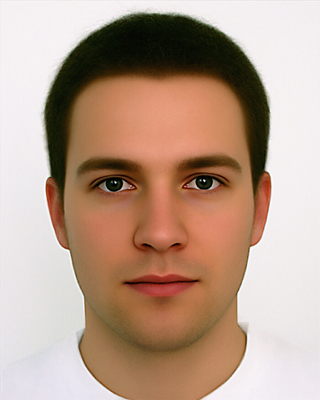
#> input picture resources/face01.jpg, 320 x 400 px, given in place of fp01.jpg, which was not available
$ python edge_detect.py   (Python 2 division)
#> lines starting #> are read from the running program, lines starting #| are printed output that depends on the picture; after the words box and inside, x2 and y2 are one past the last pixel; in counts of white or black regions, pixels touching at a corner belong together; pictures that were not available may be replaced by others from this repository, and a replacement may not be noted
### utils/helper.py
__author__ = 'sunary'


from PIL import Image


# [28 lines left out: functions gray_to_binary, binary_to_gray, not called in this run]


def convert_gray(pix):
    pix_gray = [[0] * len(pix[0]) for _ in range(len(pix))]

    for i in range(len(pix)):
        for j in range(len(pix[0])):
            pix_gray[i][j] = (((pix[i][j] & 0x00ff0000) >> 16) + ((pix[i][j] & 0x0000ff00) >> 8) + (pix[i][j] & 0x000000ff))/3

    return pix_gray


def read_image(img_file):
#> called with img_file = 'pre_process/../resources/fp01.jpg'
    img = Image.open(img_file)
#> img is the input picture: PIL image 320x400 RGB; mean R, G, B 184.4, 158, 140.9
    data = img.getdata()

    pix = [[0] * img.size[1] for _ in range(img.size[0])]
    for i in range(img.size[0]):
        for j in range(img.size[1]):
            pix[i][j] = (data[j * img.size[0] + i][0] << 16) | (data[j * img.size[0] + i][1] << 8) | (data[j * img.size[0] + i][2])
#> after the loop, pix = 320 items

    return pix


def save_image(pix, img_file, gray_image=False):
    with open(img_file, 'wb+'):
        pass

    img = Image.new(mode='RGB', size=(len(pix), len(pix[0])))

    if gray_image:
        for i in range(img.size[0]):
            for j in range(img.size[1]):
                img.putpixel((i, j), (pix[i][j], pix[i][j], pix[i][j]))
    else:
        for i in range(img.size[0]):
            for j in range(img.size[1]):
                img.putpixel((i, j), ((pix[i][j] & 0x00ff0000) >> 16, (pix[i][j] & 0x0000ff00) >> 8, (pix[i][j] & 0x000000ff)))

    img.save(img_file)


pixel_bound = [[1, 0], [1, 1], [0, 1], [-1, 1], [-1, 0], [-1, -1], [0, -1], [1, -1]]
# [22 lines left out: function count_connectivity, not called in this run]


# [3 lines that do not run on import are left out]

### pre_process/edge_detect.py
__author__ = 'sunary'


import cv2
from pre_process.noise_removal import NoiseRemoval
from utils import helper
import os
import numpy as np


class EdgeDetect():

    def __init__(self):
        pass

    def basic(self, pix):
        temp_x = [[0] * len(pix[0]) for _ in range(len(pix))]
        temp_y = [[0] * len(pix[0]) for _ in range(len(pix))]

        edge_pix = [[0] * len(pix[0]) for _ in range(len(pix))]

        gx, gy = self._sobel()
        sum_gray = 0
        for i in range(len(gx)/2, len(pix) - len(gx)/2):
            for j in range(len(gx)/2, len(pix[0]) - len(gy)/2):
                for d1 in range(len(gx)):
                    for d2 in range(len(gx)):
                        temp_x[i][j] += gx[d1][d2] * pix[i + d1 - len(gx)/2][j + d2 - len(gx)/2]
                        temp_y[i][j] += gy[d1][d2] * pix[i + d1 - len(gy)/2][j + d2 - len(gy)/2]
                sum_gray += temp_x[i][j]*temp_x[i][j] + temp_y[i][j]*temp_y[i][j]

        threshold = 3*sum_gray/((len(pix))*len(pix[0]))

        for i in range(0, len(pix) - 0):
            for j in range(0, len(pix[0]) - 0):
                edge_pix[i][j] = 0x000000 if (temp_x[i][j]*temp_x[i][j] + temp_y[i][j]*temp_y[i][j] > threshold) else 0xffffff

        return edge_pix

    # [30 lines left out: functions process, auto_canny, not called in this run]

    def _sobel(self):
        return ([[-1, 0, 1],
                [-2, 0, 2],
                [-1, 0, 1]],
                [[-1, -2, -1],
                [0, 0, 0],
                [1, 2, 1]])

        # return ([[1, 2, 0, -2, -1],
        #         [4, 8, 0, -8, -4],
        #         [6, 12, 0, -12, -6],
        #         [4, 8, 0, -8, -4],
        #         [1, 2, 0, -2, -1]],
        #         [[-1, -4, -6, -4, -1],
        #         [-2, -8, -12, -8, -2],
        #         [0, 0, 0, 0, 0],
        #         [2, 8, 12, 8, 2],
        #         [1, 4, 6, 4, 1]])

    # [15 lines left out: functions _robert, _prewitt, not called in this run]


if __name__ == '__main__':
    edge_detect = EdgeDetect()
    pix = helper.read_image(os.path.dirname(__file__) + '/../resources/fp01.jpg')
#> pix = 320 items
    pix = helper.convert_gray(pix)
    helper.save_image(pix, os.path.dirname(__file__) + '/../resources/gray.png', True)
#> in save_image, `img = Image.new(mode='RGB', size=(len(pix), len(pix[0])))`: img: PIL image 320x400 RGB; every value is 0
#> after the loop in save_image, `for i in range(img.size[0]):`:
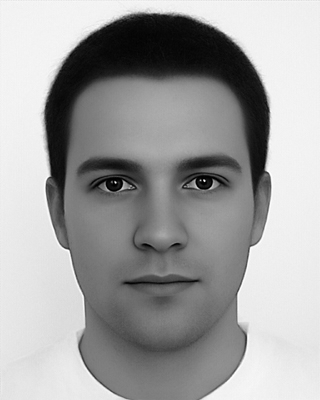
#> img: PIL image 320x400 RGB; min 0, max 255, mean 160.8
    pix = edge_detect.basic(pix)
#> after the loop in basic, `for i in range(len(gx)/2, len(pix) - len(gx)/2):`: sum_gray = 754995780
#> in basic, `threshold = 3*sum_gray/((len(pix))*len(pix[0]))`: threshold = 17695
    # noise_removal = NoiseRemoval()
    # pix = noise_removal.opening(pix)
    helper.save_image(pix, os.path.dirname(__file__) + '/../resources/edge.png')
#> call 2 of save_image, with img_file = 'pre_process/../resources/edge.png', gray_image = False
#> after the loop in save_image (call 2), `for i in range(img.size[0]):`:
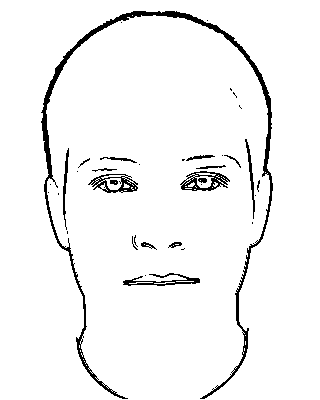
#> img: PIL image 320x400 RGB; 95.5% white; 37 black regions (21 under 20 px), largest, box (x1, y1, x2, y2) and area: (41, 11, 273, 399) 3615, (180, 171, 230, 191) 416, (88, 174, 138, 193) 389

$ run again, on resources/face02.jpg
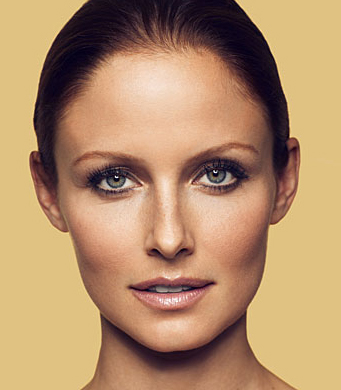
#> input picture resources/face02.jpg, 341 x 390 px, given in place of fp01.jpg, which was not available
#> in read_image, img is the input picture: PIL image 341x390 RGB; mean R, G, B 178.5, 142, 106.8
#> after the loop in read_image, `for i in range(img.size[0]):`: pix = 341 items
#> after the loop in save_image, `for i in range(img.size[0]):`:
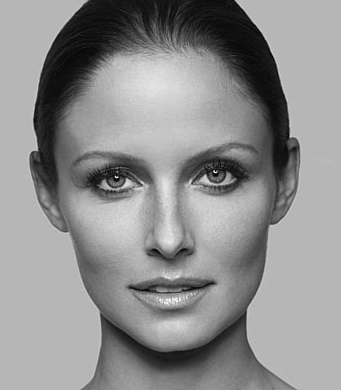
#> img: PIL image 341x390 RGB; min 2, max 252, mean 142
#> after the loop in basic, `for i in range(len(gx)/2, len(pix) - len(gx)/2):`: sum_gray = 722970208
#> threshold = 16308
#> after the loop in save_image (call 2), `for i in range(img.size[0]):`:
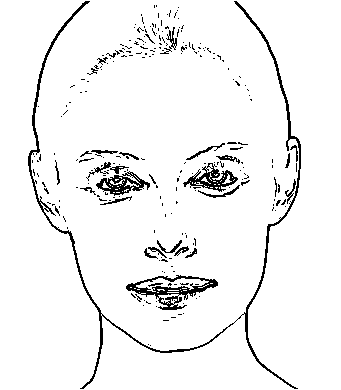
#> img: PIL image 341x390 RGB; 94.7% white; black in thin lines or dots, all inside (x1, y1, x2, y2) = (28, 1, 301, 389)
